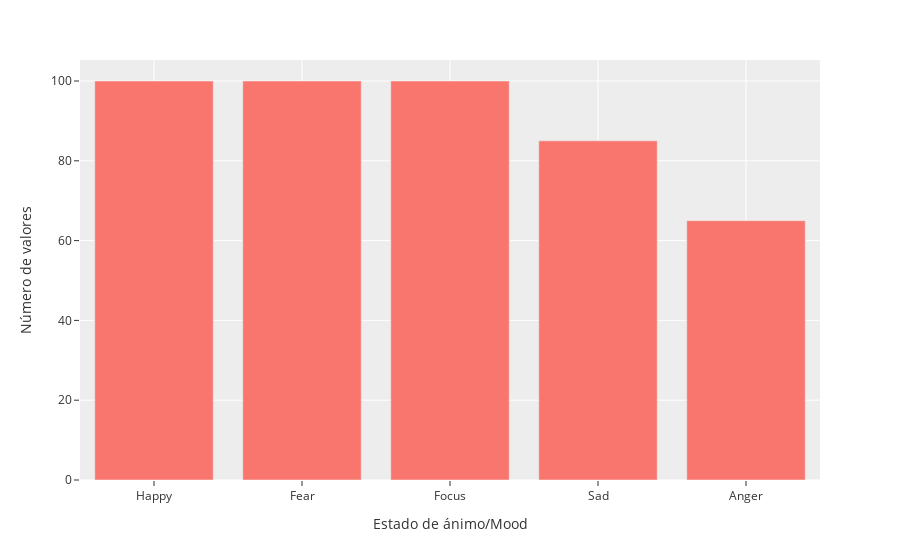

Here is the notebook cell this chart was saved with:
### Code cell
mood_values = df['Mood'].value_counts()
fig = px.bar(x=mood_values.index, y=mood_values.values, template = 'ggplot2')
fig.update_layout(
    xaxis_title="Estado de ánimo/Mood",
    yaxis_title="Número de valores")
fig.show()

### Figure 1 — Plotly figure (JSON) as saved in the notebook; plotly's stock layout.template omitted (floating-point values rounded to 4 significant figures)
{"data": [{"alignmentgroup": "True", "hovertemplate": "x=%{x}<br>y=%{y}<extra></extra>", "legendgroup": "", "marker": {"color": "#F8766D", "pattern": {"shape": ""}}, "name": "", "offsetgroup": "", "orientation": "v", "showlegend": false, "textposition": "auto", "type": "bar", "x": ["Happy", "Fear", "Focus", "Sad", "Anger"], "xaxis": "x", "y": [100, 100, 100, 85, 65], "yaxis": "y"}], "layout": {"barmode": "relative", "legend": {"tracegroupgap": 0}, "margin": {"t": 60}, "xaxis": {"anchor": "y", "domain": [0, 1], "title": {"text": "Estado de ánimo/Mood"}}, "yaxis": {"anchor": "x", "domain": [0, 1], "title": {"text": "Número de valores"}}}}
